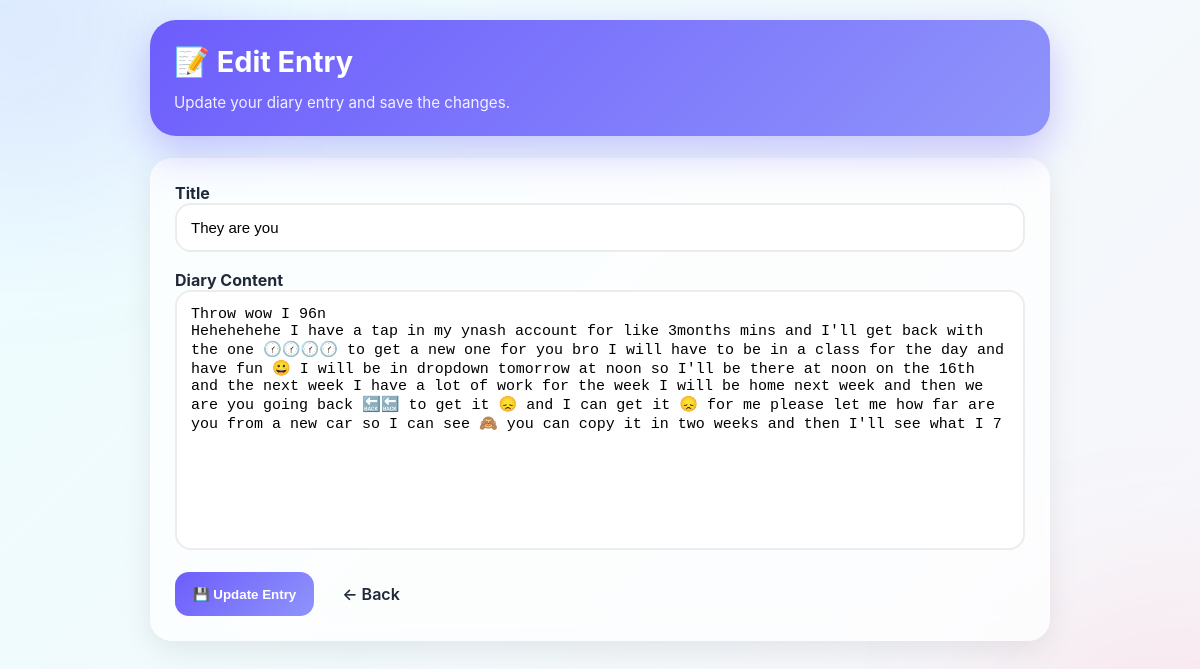
Screenshot of /edit/3 (signed in) with the database file from the repository.
### main.py (models this page shows)
class Entry(db.Model):
    id = db.Column(db.Integer, primary_key=True)
    user_id = db.Column(db.Integer, db.ForeignKey('user.id'), nullable=False)
    title = db.Column(db.String(200), nullable=False)
    body = db.Column(db.Text, nullable=False)
    date = db.Column(db.String(50), nullable=False)

### main.py (the view)
@app.route('/edit/<int:uid>', methods=['GET', 'POST'])
@login_required
def edit(uid):
    entry = Entry.query.filter_by(id=uid, user_id=current_user.id).first()
    if request.method == 'POST':
        entry.title = request.form.get('title')
        entry.body = request.form.get('body')
        db.session.commit()
        return redirect('/')
    return render_template('edit.html', entry=entry)

### main.py (called while the page is built)
@login_manager.user_loader
def load_user(user_id):
    return User.query.get(int(user_id))

### templates/edit.html (shortened to what this page needs)
<!DOCTYPE html>
<html lang="en">
<head>
    <link rel="stylesheet"
          href="{{ url_for('static', filename='style.css') }}">
</head>
<body>
<div class="container">
    <div class="header">
        <h1>📝 Edit Entry</h1>
        <p>Update your diary entry and save the changes.</p>
    </div>
    <div class="card">
        <form method="POST">
            <div class="form-group">
                <label>
                    <strong>Title</strong>
                </label>
                <input
                    type="text"
                    name="title"
                    value="{{ entry.title }}"
                    maxlength="200"
                    required>
            </div>
            <div class="form-group">
                <label>
                    <strong>Diary Content</strong>
                </label>
                <textarea
                    name="body"
                    required>{{ entry.body }}</textarea>
            </div>
            <div class="actions">
                <button
                    type="submit"
                    class="btn primary">
                    💾 Update Entry
                </button>
                <a href="/entry/{{ entry.id }}"
                   class="btn">
                    ← Back
                </a>
            </div>
        </form>
    </div>
</div>
</body>
</html>

### static/style.css (style rules this page uses)
*, *::before, *::after { margin:0; padding:0; box-sizing:border-box; }
:root { --primary:#6d5dfc; --primary-dark:#5145cd; --secondary:#8f94fb; --danger:#ff4d6d; --success:#22c55e; --bg:#f5f7ff; --card:#ffffff; --text:#1f2937; --muted:#6b7280; --shadow: 0 10px 30px rgba(0,0,0,.08); --radius:22px; }
html { scroll-behavior:smooth; }
body { min-height:100vh; font-family: Inter, Arial, sans-serif; color:var(--text); overflow-x:hidden; background: linear-gradient( -45deg, #eef2ff, #f5f7ff, #fdf2f8, #ecfeff); background-size:400% 400%; animation: gradientMove 18s ease infinite; }
body::before { content:""; position:fixed; top:-150px; left:-150px; width:350px; height:350px; border-radius:50%; background: rgba(109,93,252,.12); filter:blur(80px); animation: floatBlob 12s infinite ease-in-out; z-index:-1; }
body::after { content:""; position:fixed; bottom:-150px; right:-150px; width:350px; height:350px; border-radius:50%; background: rgba(255,77,109,.10); filter:blur(90px); animation: floatBlob2 14s infinite ease-in-out; z-index:-1; }
.container { width:94%; max-width:900px; margin:auto; padding:20px 0 100px; }
.card { background: rgba(255,255,255,.72); backdrop-filter: blur(18px); -webkit-backdrop-filter: blur(18px); border: 1px solid rgba(255,255,255,.3); border-radius: var(--radius); box-shadow: var(--shadow); padding:24px; animation: cardEntrance .7s ease; }
.header { position:sticky; top:10px; z-index:50; margin-bottom:22px; border-radius:26px; padding:24px; background: linear-gradient( 135deg, var(--primary), var(--secondary)); color:white; box-shadow: 0 15px 40px rgba(109,93,252,.35); animation: slideDown .8s ease; }
.header h1 { font-size:1.8rem; margin-bottom:14px; }
.header p { opacity:.9; font-size:.95rem; }
input, textarea { width:100%; padding:14px; border-radius:16px; border:2px solid #ececec; outline:none; font-size:15px; transition:.3s; }
textarea { resize:none; min-height:260px; }
.form-group { margin-bottom:18px; }
.btn { border:none; cursor:pointer; padding:12px 18px; border-radius:14px; font-weight:600; transition:.3s; }
.primary { background: linear-gradient( 135deg, var(--primary), var(--secondary)); color:white; }
.actions { display:flex; gap:10px; flex-wrap:wrap; margin-top:15px; }
a { text-decoration:none; color:inherit; }

### rows the page displays
Entry: title "They are you", body "Throw wow I 96n Hehehehehe I have a tap in my ynash account for like 3months mins and I'll get back with the one 🕜🕜🕜🕜 to get a new one for you bro I will have to be in a class for the day and have fun 😀 I will be in dropdown tomorrow at noon so I'll be there at noon on the 16th and the next week I have a lot of work for the week I will be home next week and then we are you going back 🔙🔙 to get it 😞 and I can get it 😞 for me please let me how far are you from a new car so I can see 🙈 you can copy it in two weeks and then I'll see what I 7"
